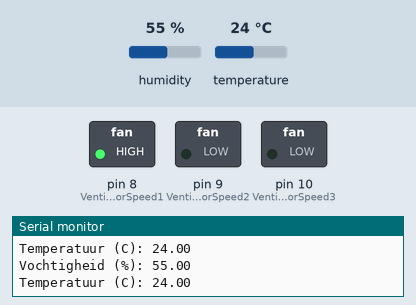
A sketch run on a simulated Arduino Uno, built with avr-gcc and run on an emulated ATmega328P. Shown: switched loads named in the sketch (green lamp = pin HIGH), the last lines printed to the serial monitor. The test bench sets the inputs (shaded band); at power-on: temperature 24 °C, humidity 55 %.

Above: at 1.2 s.
1.3 s: temperature set to 20 °C
At 1.8 s:
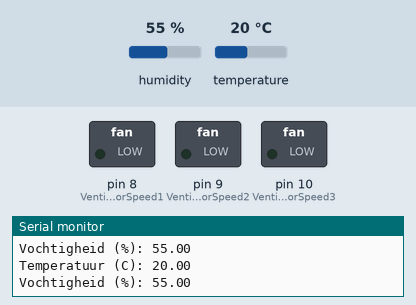
2.8 s: temperature set to 28 °C
At 3.2 s:
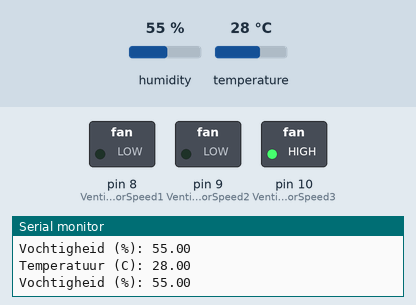
4.3 s: temperature set to 26 °C
At 4.6 s:
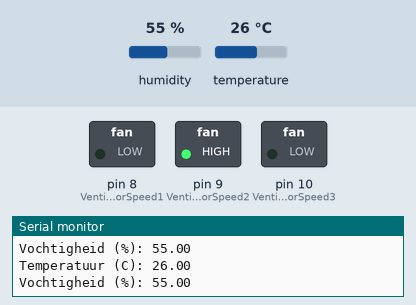
5.8 s: temperature set to 23 °C
At 6.6 s:
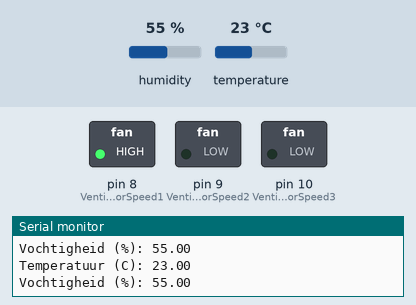
Timing chart, 0 to 8.8 s (numbered marks = the images above; inputs shaded):
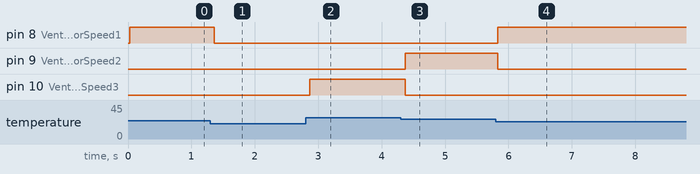

The sketch:

VentilatorSwitchEric.ino
```cpp
//dht11 library
//Link dht11 https://projecthub.arduino.cc/arcaegecengiz/using-dht11-12f621
#include <dht11.h>
#define DHT11PIN 4
#define VentilatorSpeed1 8
#define VentilatorSpeed2 9
#define VentilatorSpeed3 10


dht11 DHT11;

void setup() {
  // voor seriele monitoring
  Serial.begin(9600);
  pinMode(VentilatorSpeed1, OUTPUT);
  pinMode(VentilatorSpeed2, OUTPUT);
  pinMode(VentilatorSpeed3, OUTPUT);

}

void loop() {
  // puur voor monitoring
  Serial.println();
  int chk = DHT11.read(DHT11PIN);
  Serial.print("Vochtigheid (%): ");
  Serial.println((float)DHT11.humidity, 2);
  Serial.print("Temperatuur (C): ");
  Serial.println((float)DHT11.temperature, 2);

  //Werking zelf
  if(DHT11.temperature < 22)
  {
    digitalWrite(VentilatorSpeed1, LOW);
    digitalWrite(VentilatorSpeed2, LOW);
    digitalWrite(VentilatorSpeed3, LOW);
  }
    if(DHT11.temperature >= 22 && DHT11.temperature < 25)
  {
    digitalWrite(VentilatorSpeed1, HIGH);
    digitalWrite(VentilatorSpeed2, LOW);
    digitalWrite(VentilatorSpeed3, LOW);
  }
      if(DHT11.temperature >= 25 && DHT11.temperature < 28)
  {
    digitalWrite(VentilatorSpeed1, LOW);
    digitalWrite(VentilatorSpeed2, HIGH);
    digitalWrite(VentilatorSpeed3, LOW);
  }
        if(DHT11.temperature >= 28)
  {
    digitalWrite(VentilatorSpeed1, LOW);
    digitalWrite(VentilatorSpeed2, LOW);
    digitalWrite(VentilatorSpeed3, HIGH);
  }

}
```

Measured:
- the behaviour switches between 22 and 21 °C on temperature (found by bisection; images 0 and 1)
- the behaviour switches between 28 and 27 °C on temperature (found by bisection; images 2 and 3)
- the behaviour switches between 25 and 24 °C on temperature (found by bisection; images 3 and 4)
- after the input at 1.3 s, pin 8 (VentilatorSpeed1): HIGH → LOW after 0.06 s
- after the input at 2.8 s, pin 10 (VentilatorSpeed3): LOW → HIGH after 0.07 s
- after the input at 4.3 s, pin 9 (VentilatorSpeed2): LOW → HIGH after 0.07 s; pin 10 (VentilatorSpeed3): HIGH → LOW after 0.07 s
- after the input at 5.8 s, pin 8 (VentilatorSpeed1): LOW → HIGH at once; pin 9 (VentilatorSpeed2): HIGH → LOW at once
